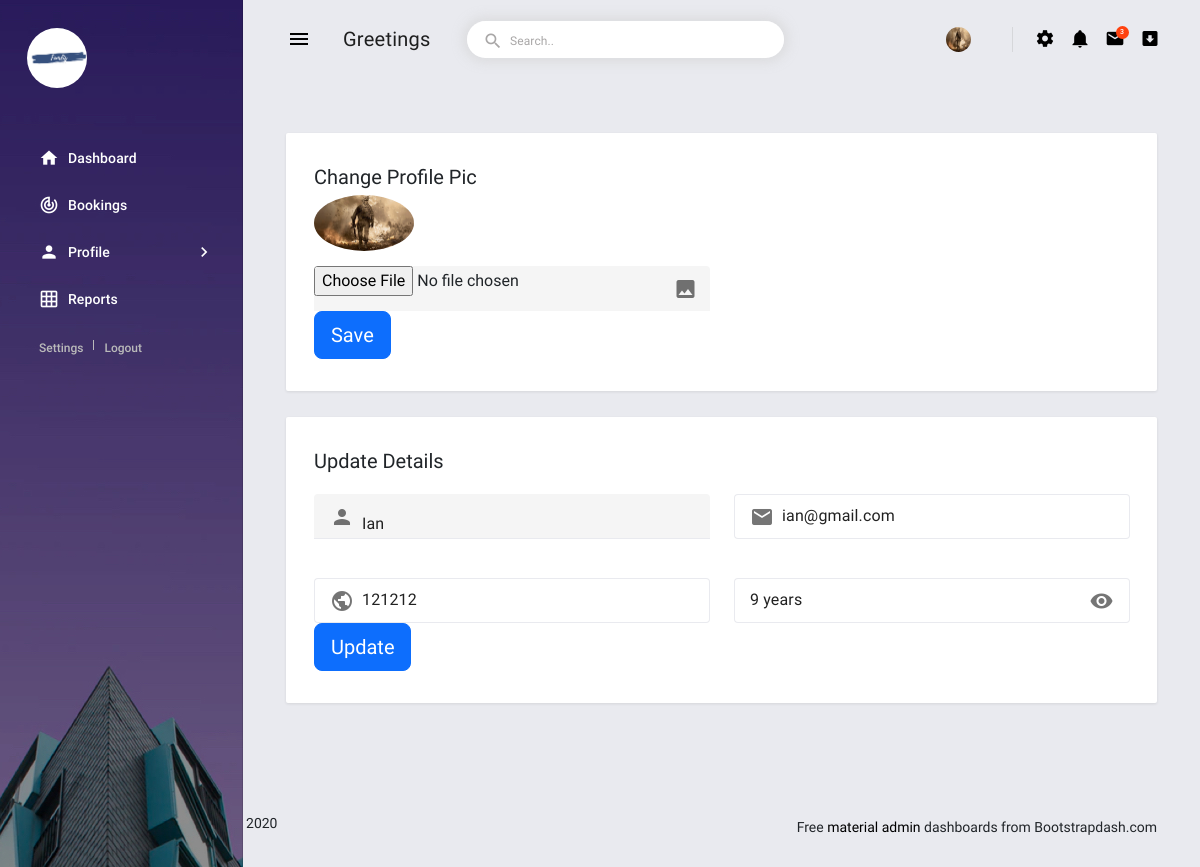
Screenshot of /admindash/demo/pages/tables/editfundi.php?id=6 with the database file from the repository.
### tables this page shows
CREATE TABLE `fundis` (
  `id` int(255) NOT NULL,
  `name` varchar(255) NOT NULL,
  `email` varchar(60) NOT NULL,
  `phone` varchar(255) NOT NULL,
  `location` varchar(255) NOT NULL,
  `password` varchar(50) NOT NULL,
  `regnumber` int(11) NOT NULL,
  `userimage` varchar(60) NOT NULL,
  `service` varchar(255) NOT NULL,
  `experience` int(10) NOT NULL,
  `status` int(11) NOT NULL DEFAULT 1,
  `payment` int(11) NOT NULL DEFAULT 0
);

### admindash/demo/pages/tables/editfundi.php (the view, shortened to what this page needs)
<?php
@include('../forms/config.php');
if(isset($_GET['id']) && $_GET['id']!=''){
  $id=$_GET['id'];
  $res=mysqli_query($conn,"select * from fundis where id='$id'");
  $check=mysqli_num_rows($res);
  if($check>0){
    $row=mysqli_fetch_assoc($res);
  }else{
    header('location:vendor_management.php');
    die();
  }
}
?>
<!DOCTYPE html>
<html lang="en">
<head>
  <link rel="stylesheet" href="../../../assets/vendors/mdi/css/materialdesignicons.min.css">
  <link rel="stylesheet" href="../../../assets/vendors/css/vendor.bundle.base.css">
  <link href="https://cdn.jsdelivr.net/npm/bootstrap@5.2.0/dist/css/bootstrap.min.css" rel="stylesheet">
  <link rel="stylesheet" href="../../../assets/css/demo/style.css">
</head>
<body>
  <div class="body-wrapper">
    <aside class="mdc-drawer mdc-drawer--dismissible mdc-drawer--open">
      <div class="mdc-drawer__header">
        <a href="../../index.html" class="brand-logo">
          <img src="../assets/logos/toplog.png" width="60" height="60" style="border-radius:50%" alt="logo">
        </a>
      </div>
      <div class="mdc-drawer__content">
        <div class="mdc-list-group">
          <nav class="mdc-list mdc-drawer-menu">
            <div class="mdc-list-item mdc-drawer-item">
              <a class="mdc-drawer-link" href="../../index.php">
                <i class="material-icons mdc-list-item__start-detail mdc-drawer-item-icon" aria-hidden="true">home</i>
                Dashboard
              </a>
            </div>
            <div class="mdc-list-item mdc-drawer-item">
              <a class="mdc-drawer-link" href="../../pages/forms/basic-forms.php">
                <i class="material-icons mdc-list-item__start-detail mdc-drawer-item-icon" aria-hidden="true">track_changes</i>
                Bookings
              </a>
            </div>
            <div class="mdc-list-item mdc-drawer-item">
              <a class="mdc-expansion-panel-link" href="#" data-toggle="expansionPanel" data-target="ui-sub-menu">
                <i class="material-icons mdc-list-item__start-detail mdc-drawer-item-icon" aria-hidden="true">person</i>
                Profile
                <i class="mdc-drawer-arrow material-icons">chevron_right</i>
              </a>
            </div>
            <div class="mdc-list-item mdc-drawer-item">
              <a class="mdc-drawer-link" href="../../pages/tables/basic-tables.php">
                <i class="material-icons mdc-list-item__start-detail mdc-drawer-item-icon" aria-hidden="true">grid_on</i>
                Reports
              </a>
            </div>
          </nav>
        </div>
        <div class="profile-actions">
          <a href="javascript:;">Settings</a>
          <a href="logout.php">Logout</a>
        </div>
    </aside>
    <div class="main-wrapper mdc-drawer-app-content">
      <header class="mdc-top-app-bar">
        <div class="mdc-top-app-bar__row">
          <div class="mdc-top-app-bar__section mdc-top-app-bar__section--align-start">
            <button class="material-icons mdc-top-app-bar__navigation-icon mdc-icon-button sidebar-toggler">menu</button>
            <span class="mdc-top-app-bar__title">Greetings <?php echo $_SESSION['admin_name'] ?></span>
            <div class="mdc-text-field mdc-text-field--outlined mdc-text-field--with-leading-icon search-text-field d-none d-md-flex">
              <i class="material-icons mdc-text-field__icon">search</i>
              <input class="mdc-text-field__input" id="text-field-hero-input">
              <div class="mdc-notched-outline">
                <div class="mdc-notched-outline__leading"></div>
                <div class="mdc-notched-outline__notch">
                  <label for="text-field-hero-input" class="mdc-floating-label">Search..</label>
                </div>
                <div class="mdc-notched-outline__trailing"></div>
              </div>
            </div>
          </div>
          <div class="mdc-top-app-bar__section mdc-top-app-bar__section--align-end mdc-top-app-bar__section-right">
            <div class="menu-button-container menu-profile d-none d-md-block">
              <button class="mdc-button mdc-menu-button">
                <span class="d-flex align-items-center">
                  <span class="figure">
                    <img src="images/<?=$row['userimage']; ?>" style="border-radius: 50%;width: 25px;height: 25px;" alt="user" class="user">
                  </span>
                </span>
              </button>
            </div>
            <div class="menu-button-container d-none d-md-block">
              <button class="mdc-button mdc-menu-button">
                <i class="mdi mdi-settings"></i>
              </button>
            </div>
            <div class="menu-button-container">
              <button class="mdc-button mdc-menu-button">
                <i class="mdi mdi-bell"></i>
              </button>
            </div>
            <div class="menu-button-container">
              <button class="mdc-button mdc-menu-button">
                <i class="mdi mdi-email"></i>
                <span class="count-indicator">
                  <span class="count">3</span>
                </span>
              </button>
            </div>
            <div class="menu-button-container d-none d-md-block">
              <button class="mdc-button mdc-menu-button">
                <i class="mdi mdi-arrow-down-bold-box"></i>
              </button>
            </div>
          </div>
        </div>
      </header>
      <div class="page-wrapper mdc-toolbar-fixed-adjust">
        <main class="content-wrapper">
          <div class="mdc-layout-grid">
          </div>
          <div class="mdc-layout-grid">
            <form action="" method="POST" enctype ="multipart/form-data">
            <div class="mdc-layout-grid__inner">
              <div class="mdc-layout-grid__cell--span-12">
                <div class="mdc-card">
                  <h6 class="card-title">Change Profile Pic</h6>
                  <img src="../forms/images/<?=$row['userimage']; ?>" alt="dp" class="img-a img-fluid" style="border-radius: 50%;" width='100px' height='100px'>
                  <div class="template-demo">
                    <div class="mdc-layout-grid__inner">
                      <div class="mdc-layout-grid__cell stretch-card mdc-layout-grid__cell--span-6-desktop">
                        <div class="mdc-text-field mdc-text-field--with-trailing-icon">
                          <i class="material-icons mdc-text-field__icon">image</i>
                          <input class="" type="file" name="profile_pic">
                        </div>
                      </div>
                    </div>
                    <button type="submit" name="saveimage" class="btn btn-primary btn-lg">Save</button>
                  </div>
                </div>
              </div>
            </div>
          </form>
        </div>
          <div class="mdc-layout-grid">
            <div class="mdc-layout-grid__inner">
              <div class="mdc-layout-grid__cell--span-12">
                <div class="mdc-card">
                  <h6 class="card-title">Update Details</h6>
                  <div class="template-demo">
                    <div class="mdc-layout-grid__inner">
                      <div class="mdc-layout-grid__cell stretch-card mdc-layout-grid__cell--span-6-desktop">
                        <div class="mdc-text-field mdc-text-field--with-leading-icon">
                          <i class="material-icons mdc-text-field__icon">person</i>
                          <input class="mdc-text-field__input" id="text-field-hero-input" value="<?php echo $row['name']; ?>">
                        </div>
                      </div>
                      <div class="mdc-layout-grid__cell stretch-card mdc-layout-grid__cell--span-6-desktop">
                        <div class="mdc-text-field mdc-text-field--outlined mdc-text-field--with-leading-icon">
                          <i class="material-icons mdc-text-field__icon">email</i>
                          <input class="mdc-text-field__input" id="text-field-hero-input" value="<?php echo $row['email']; ?>">
                          <div class="mdc-notched-outline">
                            <div class="mdc-notched-outline__leading"></div>
                            <div class="mdc-notched-outline__trailing"></div>
                          </div>
                        </div>
                      </div>
                      <div class="mdc-layout-grid__cell stretch-card mdc-layout-grid__cell--span-6-desktop">
                        <div class="mdc-text-field mdc-text-field--outlined mdc-text-field--with-leading-icon">
                          <i class="material-icons mdc-text-field__icon">public</i>
                          <input class="mdc-text-field__input" id="text-field-hero-input" value="<?php echo $row['regnumber']; ?>">
                          <div class="mdc-notched-outline">
                            <div class="mdc-notched-outline__leading"></div>
                            <div class="mdc-notched-outline__trailing"></div>
                          </div>
                        </div>
                      </div>
                      <div class="mdc-layout-grid__cell stretch-card mdc-layout-grid__cell--span-6-desktop">
                        <div class="mdc-text-field mdc-text-field--outlined mdc-text-field--with-trailing-icon">
                          <i class="material-icons mdc-text-field__icon">visibility</i>
                          <input class="mdc-text-field__input" id="text-field-hero-input" value="<?php echo $row['experience'] ?> years">
                          <div class="mdc-notched-outline">
                            <div class="mdc-notched-outline__leading"></div>
                            <div class="mdc-notched-outline__trailing"></div>
                          </div>
                        </div>
                      </div>
                    </div>
                    <button type="submit" name="update" class="btn btn-primary btn-lg">Update</button>
                  </div>
                </div>
              </div>
            </div>
          </div>
              </div>
            </div>
          </div>
        <footer>
          <div class="mdc-layout-grid">
            <div class="mdc-layout-grid__inner">
              <div class="mdc-layout-grid__cell stretch-card mdc-layout-grid__cell--span-6-desktop">
                <span class="text-center text-sm-left d-block d-sm-inline-block tx-14">Copyright © <a href="https://www.bootstrapdash.com/" target="_blank">bootstrapdash.com </a>2020</span>
              </div>
              <div class="mdc-layout-grid__cell stretch-card mdc-layout-grid__cell--span-6-desktop d-flex justify-content-end">
                <span class="float-none float-sm-right d-block mt-1 mt-sm-0 text-center tx-14">Free <a href="https://www.bootstrapdash.com/material-design-dashboard/" target="_blank"> material admin </a> dashboards from Bootstrapdash.com</span>
              </div>
            </div>
          </div>
        </footer>
</body>
</html>

### rows the page displays
fundis: userimage (picture), name "Ian", email "ian@gmail.com", regnumber "121212", experience "9 years"
